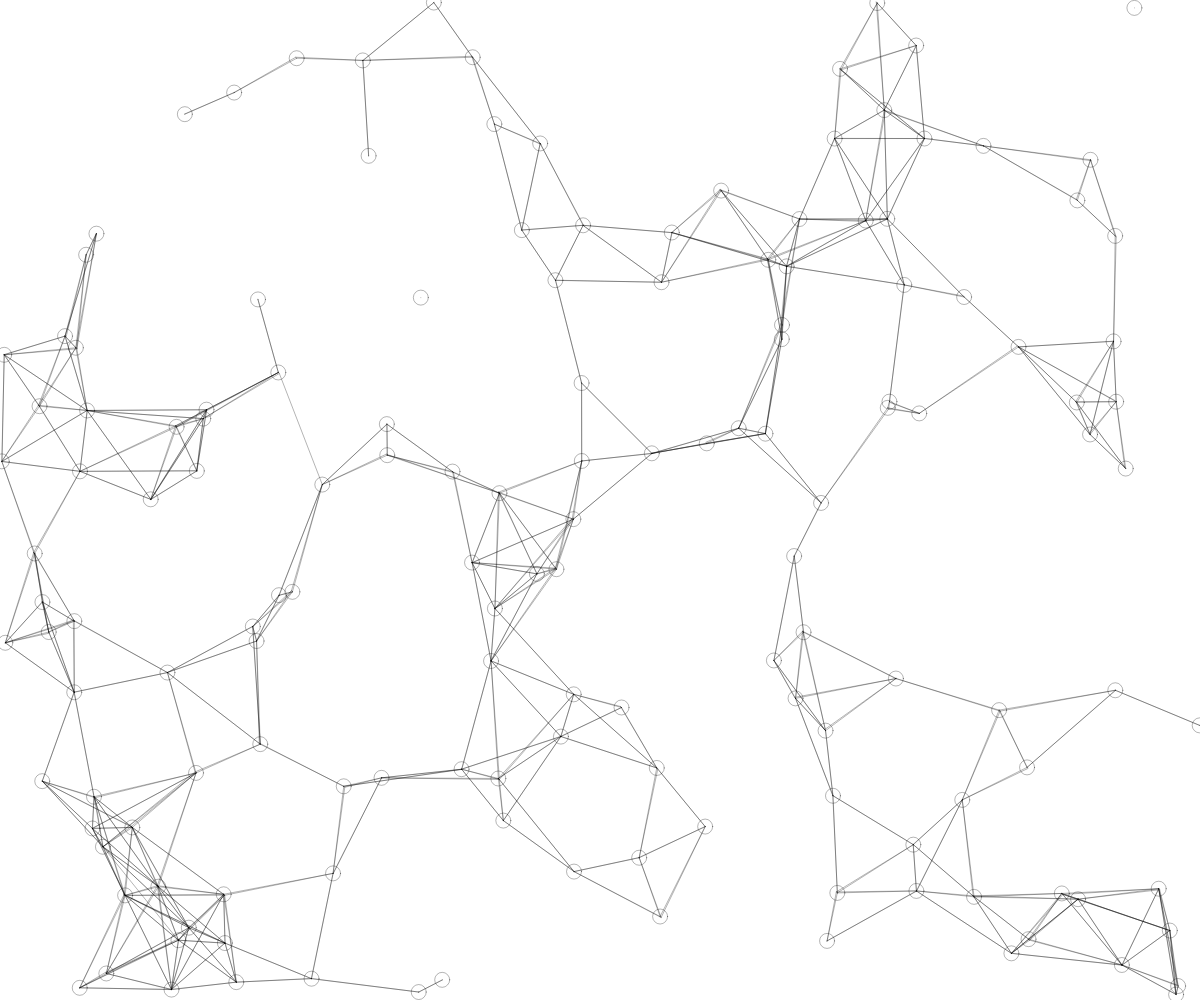
Frame 1 (no input)
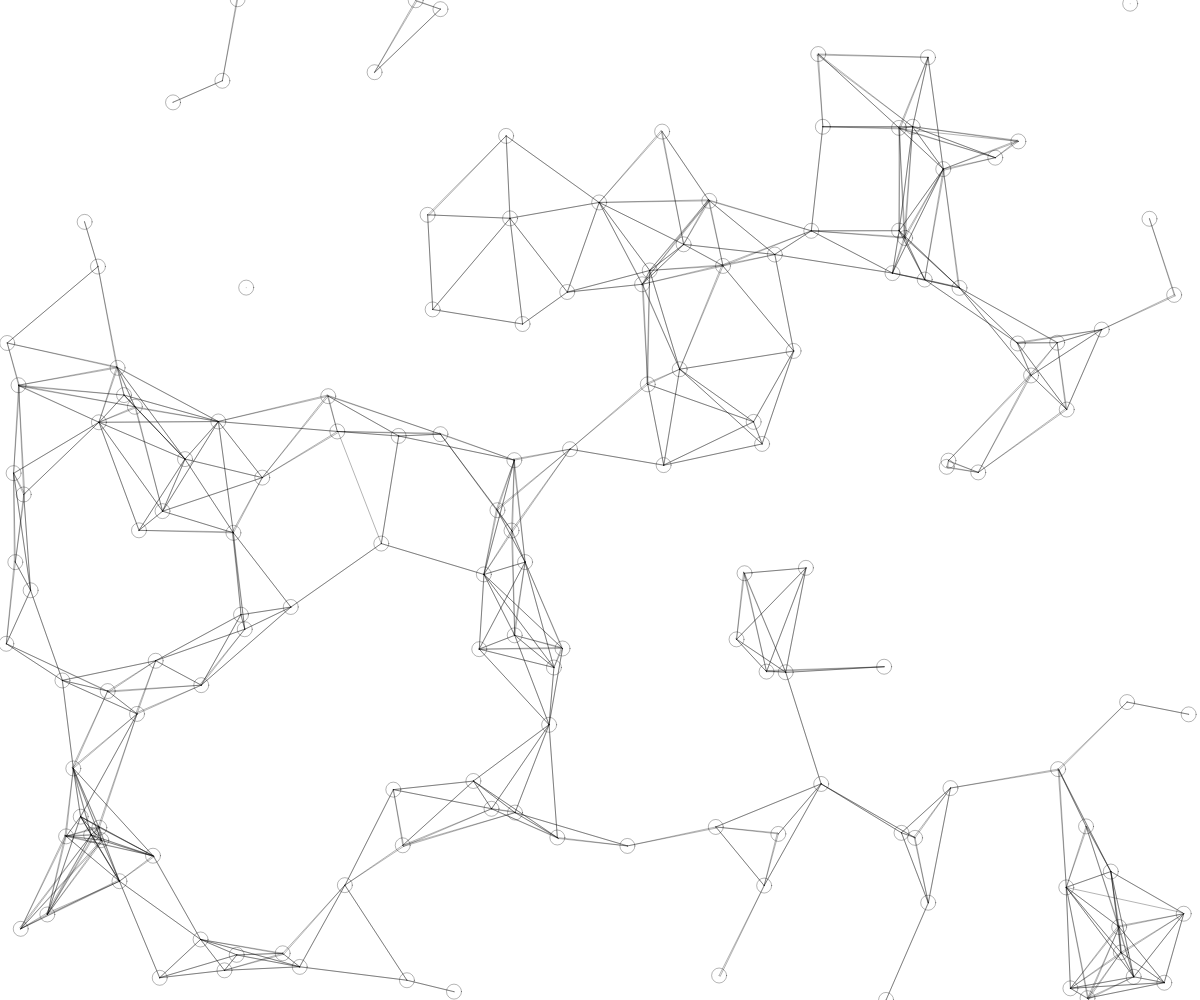
Frame 60 (no input)
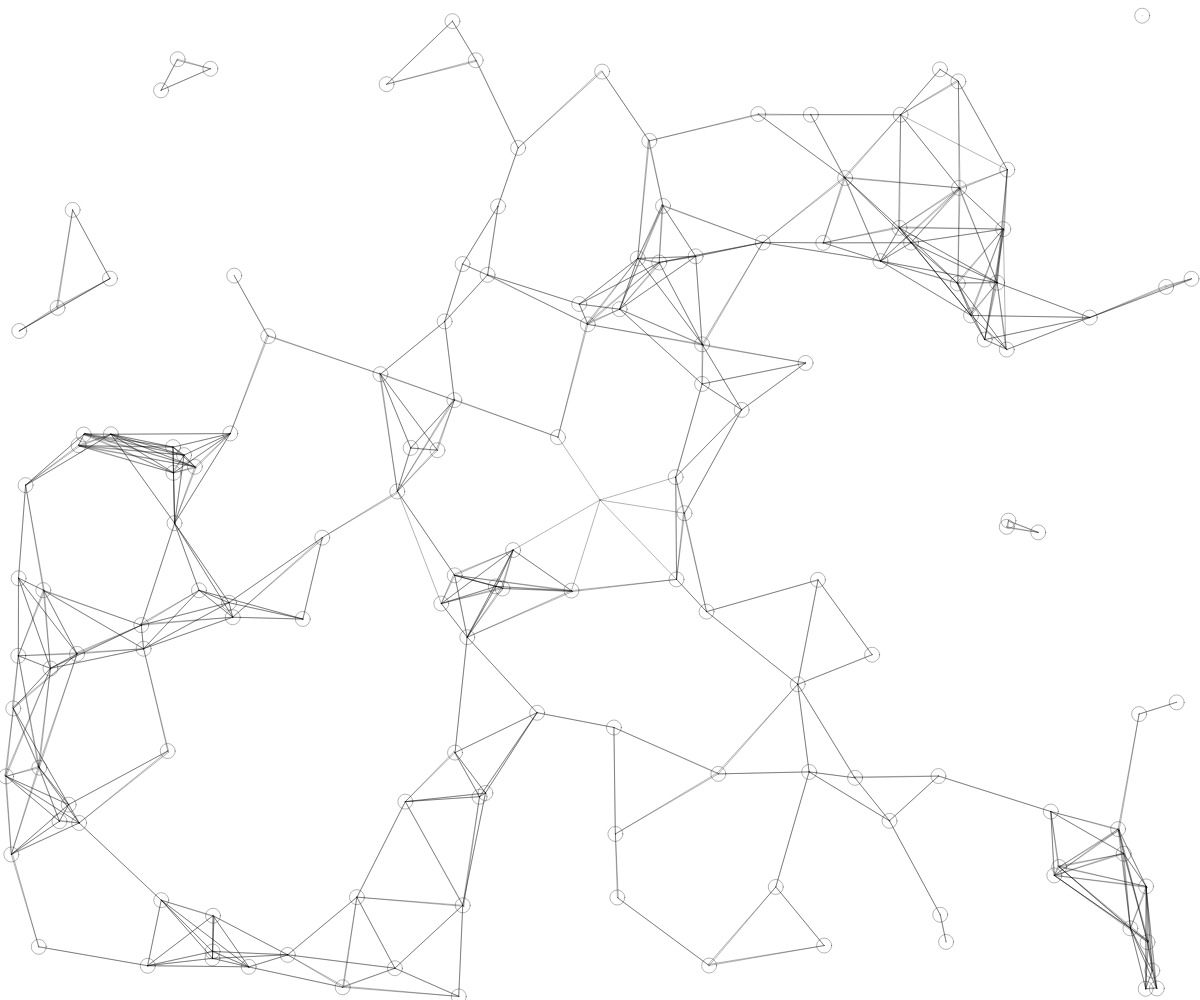
Frame 120 (the mouse pressed at the canvas centre since frame 60)

The p5.js sketch that drew these frames (run headless with seeded random() and noise() and a simulated clock; from frame 60 on, the mouse is pressed at the canvas centre):

// p5.js sketch
// ── sketch.js


let balls = [

] 

const numberOfCircles = 150; 

function setup() {

  createCanvas( windowWidth, windowHeight );
  for( let i = 0 ;i  < numberOfCircles ; i++ ){
    balls.push(circle_MODEL())
  }
  
}


function circle_MODEL(){
  color = 'black'
  xSpeed = random( [0.2,1])*random( [-1,1]);
  xSpeed = random( [0.2,1])*random( [-1,1]);
  x = random(0 , windowWidth );
  y = random(0 , windowHeight );
  radius = 15; 
  outerRadius =45 ;
  circleStroke = 0.3;

  return {
    circlesFrame: [x , y , radius , radius],
    circlesProps: [xSpeed , xSpeed , radius+outerRadius, radius+outerRadius],
    circleStyles: [color , circleStroke ]
  } 

}
// [ First Mount random 1000 balls that does not collide ]
// [] 



function draw() {
  background(255);
  draw_circles( );
  // Speed of both horizontal and vertical should be the same  

  // if(x > windowWidth ||  x < 0  ){
  //   Xspeed = -1*(Xspeed);
  // }


  // if(y > windowHeight || y < 0  ){
  //   Yspeed = -1*(Yspeed);
  // }

  // x = x + Xspeed ; 
  // y = y + Yspeed ;
}
function draw_circles( ){
  for ( let  i = 0 ; i < balls.length; i++){

    stroke(balls[i].circleStyles[0]);

    strokeWeight(balls[i].circleStyles[1]);

    noFill()

    
    ellipse(
      balls[i].circlesFrame[0], 
      balls[i].circlesFrame[1], 
      balls[i].circlesFrame[2],
      balls[i].circlesFrame[3]
    );
    
    for ( let  j = 0 ; j < balls.length; j++){
      let distance = dist( 
        balls[i].circlesFrame[0],  
        balls[i].circlesFrame[1],
        balls[j].circlesFrame[0],  
        balls[j].circlesFrame[1],
      )



      if( distance < balls[i].circlesProps[2]+  balls[j].circlesProps[2]){
        line( 
          balls[i].circlesFrame[0],
          balls[i].circlesFrame[1], 
          balls[j].circlesFrame[0],
          balls[j].circlesFrame[1]);
      }
      
    }

    let distance = dist( balls[i].circlesFrame[0],  balls[i].circlesFrame[1], mouseX, mouseY )
    if( distance < balls[i].circlesProps[2] + balls[i].circlesProps[2]){
      line( 
        balls[i].circlesFrame[0],
        balls[i].circlesFrame[1], 
        mouseX, mouseY 
      );
    }

    // ellipse(
    //   balls[i].circlesFrame[0], 
    //   balls[i].circlesFrame[1], 
    //   balls[i].circlesProps[2], 
    //   balls[i].circlesProps[3]
    // );
    

    balls[i].circlesFrame[0] +=  balls[i].circlesProps[0]
    balls[i].circlesFrame[1] +=  balls[i].circlesProps[1]

    if(balls[i].circlesFrame[0] > windowWidth ||  balls[i].circlesFrame[0] < 0  ){
      balls[i].circlesProps[0] = -1*(balls[i].circlesProps[0]);
      balls[i].circlesProps[1] = (balls[i].circlesProps[1])*random( [-1,1]);
    }
    if(balls[i].circlesFrame[1] > windowHeight || balls[i].circlesFrame[1] < 0  ){
      balls[i].circlesProps[1] = -1*( balls[i].circlesProps[1]);
      balls[i].circlesProps[0] = -1*( balls[i].circlesProps[0])*random( [-1,1]);
    }

  }
  
}
